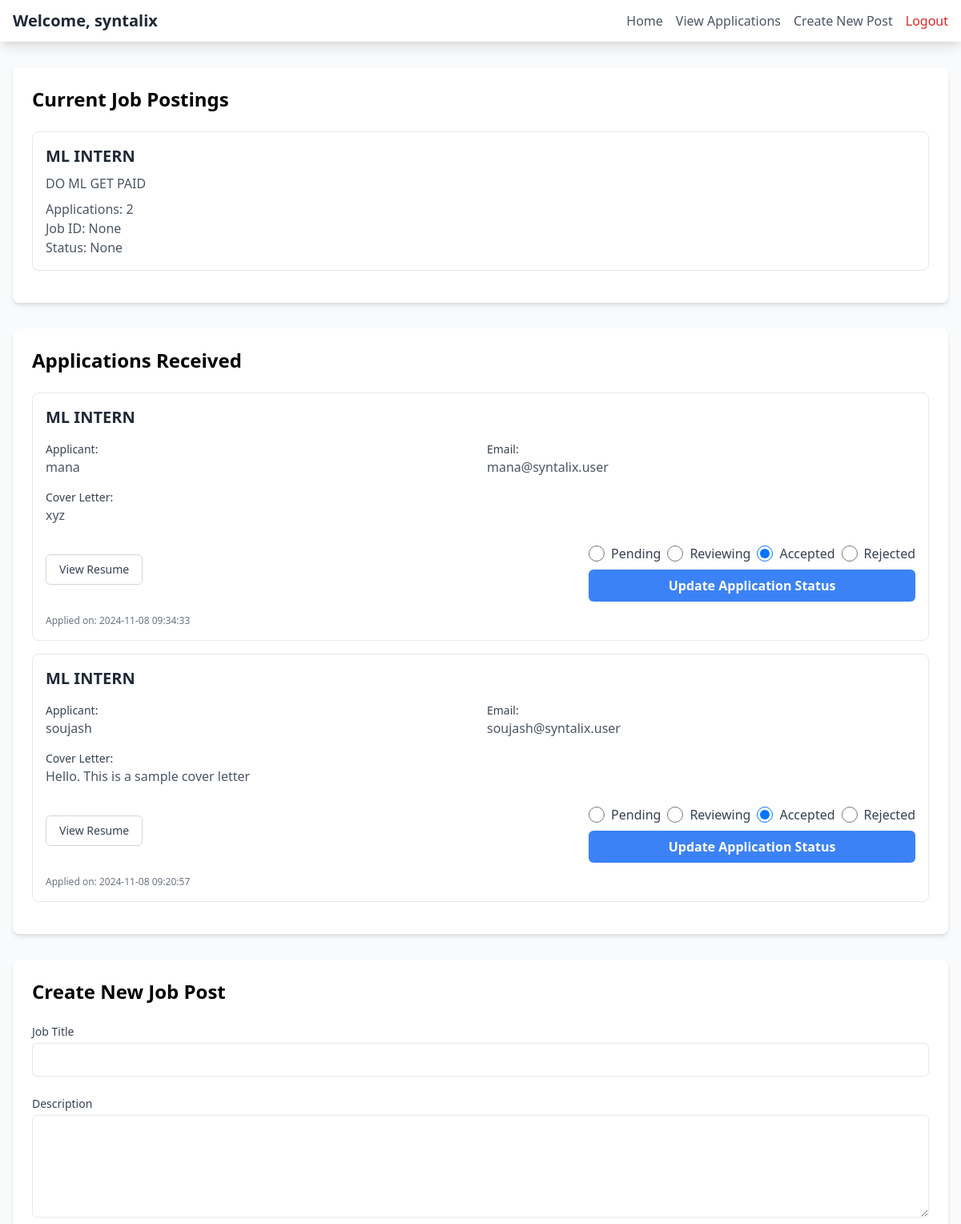
Before: /company/dashboard (signed in, upper part) with the older database file.
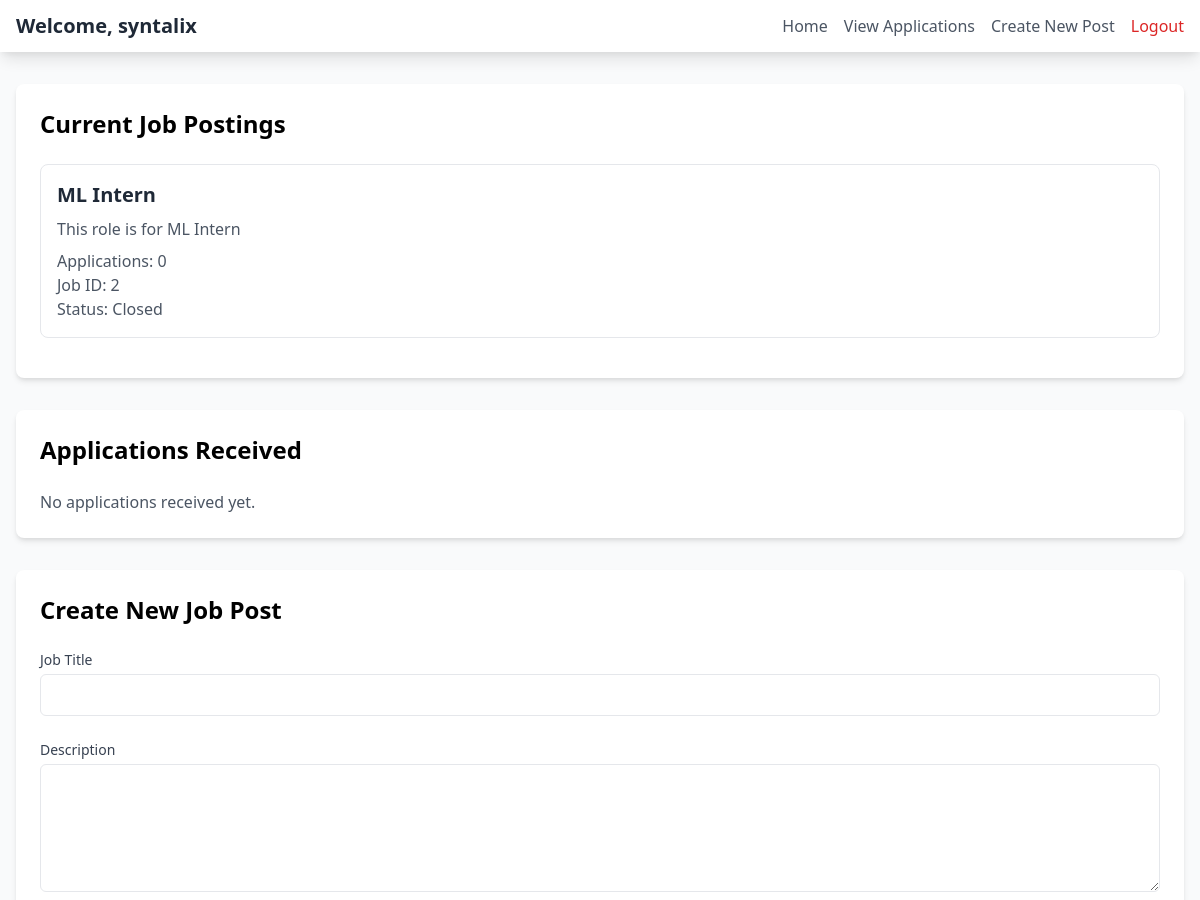
After: the same page with the newer database file.
### tables this page shows
CREATE TABLE job_listings (
                        id INTEGER PRIMARY KEY AUTOINCREMENT,
                        company_id INTEGER NOT NULL,
                        title TEXT NOT NULL,
                        description TEXT NOT NULL,
                        requirements TEXT NOT NULL,
                        salary_range TEXT,
                        location TEXT,
                        created_at TIMESTAMP DEFAULT CURRENT_TIMESTAMP,
                        FOREIGN KEY (company_id) REFERENCES companies (id));

CREATE TABLE applications (
                        id INTEGER PRIMARY KEY AUTOINCREMENT,
                        job_id INTEGER NOT NULL,
                        user_id INTEGER NOT NULL,
                        status TEXT DEFAULT 'pending',
                        cover_letter TEXT,
                        created_at TIMESTAMP DEFAULT CURRENT_TIMESTAMP,
                        FOREIGN KEY (job_id) REFERENCES job_listings (id),
                        FOREIGN KEY (user_id) REFERENCES users (id));

CREATE TABLE users (
                        id INTEGER PRIMARY KEY AUTOINCREMENT,
                        username TEXT NOT NULL UNIQUE,
                        email TEXT NOT NULL UNIQUE,
                        password TEXT NOT NULL,
                        photo TEXT NOT NULL,
                        resume TEXT NOT NULL,
                        created_at TIMESTAMP DEFAULT CURRENT_TIMESTAMP);

CREATE TABLE Job_Status (
    Job_ID INTEGER PRIMARY KEY,
    Status TEXT DEFAULT 'Open',
    FOREIGN KEY (Job_ID) REFERENCES Job_Posting(Job_ID) ON DELETE CASCADE
);

### app.py (the view)
@app.route('/company/dashboard')
def company_dashboard():
    if not session.get('company_id'):
        return redirect(url_for('company_login_signup'))
    conn = get_db()
    cursor = conn.cursor()
    cursor.execute('SELECT * FROM companies WHERE id = ?', (session['company_id'],))
    company = cursor.fetchone()
    cursor.execute('''
        SELECT j.*, COUNT(a.id) as application_count, js.job_id, js.status as job_status
        FROM job_listings j
        LEFT JOIN applications a ON j.id = a.job_id
        LEFT JOIN job_status js ON j.id = js.job_id  -- Join with job_status table
        WHERE j.company_id = ?
        GROUP BY j.id
        ORDER BY j.created_at DESC''',
        (session['company_id'],))
    job_listings = cursor.fetchall()
    cursor.execute('''
        SELECT a.*, j.title as job_title, u.username, u.email, u.resume
        FROM applications a
        JOIN job_listings j ON a.job_id = j.id
        JOIN users u ON a.user_id = u.id
        WHERE j.company_id = ?
        ORDER BY a.created_at DESC''',
        (session['company_id'],))
    applications = cursor.fetchall()
    conn.close()
    return render_template('company_dashboard.html',
                         company=company,
                         job_listings=job_listings,
                         applications=applications)

### app.py (called while the page is built)
def get_db():
    conn = sqlite3.connect('jobportal.db')
    conn.row_factory = sqlite3.Row
    return conn

### templates/company_dashboard.html (shortened to what the changed rows need)
<!DOCTYPE html>
<html lang="en">
<head>
    <link href="https://cdnjs.cloudflare.com/ajax/libs/tailwindcss/2.2.19/tailwind.min.css" rel="stylesheet">
</head>
<body class="bg-gray-50">
    <nav class="bg-white shadow-lg">
        <div class="max-w-7xl mx-auto px-4 py-3">
            <div class="flex justify-between items-center">
                <h1 class="text-xl font-bold text-gray-800">Welcome, {{ session.company_name }}</h1>
            </div>
        </div>
    </nav>
    <main class="max-w-7xl mx-auto px-4 py-8">
        <section id="home" class="bg-white rounded-lg shadow-md p-6 mb-8">
            <h2 class="text-2xl font-bold mb-6">Current Job Postings</h2>
            {% if job_listings %}
            {% for job in job_listings %}
    <div class="job-card border rounded-lg p-4 mb-4">
        <h3 class="text-xl font-semibold text-gray-800">{{ job.title }}</h3>
        <p class="my-2 text-gray-600">{{ job.description }}</p>
        <p class="text-gray-600">Applications: {{ job.application_count }}</p>
        <p class="text-gray-600">Job ID: {{ job.job_id }}</p>
        <p class="text-gray-600">Status: {{ job.job_status }}</p>
    </div>
{% endfor %}
            {% else %}
                <p class="text-gray-600">No job postings available.</p>
            {% endif %}
        </section>
        <section id="view-applications" class="bg-white rounded-lg shadow-md p-6 mb-8">
            <h2 class="text-2xl font-bold mb-6">Applications Received</h2>
            {% if applications %}
                {% for app in applications %}
                <div class="application-card border rounded-lg p-4 mb-4">
                    <h3 class="text-xl font-semibold text-gray-800">{{ app.job_title }}</h3>
                    <div class="grid grid-cols-1 md:grid-cols-2 gap-4 mt-4">
                        <div>
                            <p class="text-sm font-medium text-gray-700">Applicant:</p>
                            <p class="text-gray-600">{{ app.username }}</p>
                        </div>
                        <div>
                            <p class="text-sm font-medium text-gray-700">Email:</p>
                            <p class="text-gray-600">{{ app.email }}</p>
                        </div>
                    </div>
                    <div class="mt-4">
                        <p class="text-sm font-medium text-gray-700">Cover Letter:</p>
                        <p class="text-gray-600">{{ app.cover_letter }}</p>
                    </div>
                    <div class="mt-4 flex items-center justify-between">
                        <a href="{{ url_for('static', filename='uploads/' + app.resume) }}"
                           target="_blank"
                           class="inline-flex items-center px-4 py-2 border border-gray-300 rounded-md text-sm font-medium text-gray-700 bg-white hover:bg-gray-50">
                            View Resume
                        </a>
                        <form action="{{ url_for('update_application_status') }}" method="POST" class="flex flex-col space-y-2">
                            <div class="flex space-x-2">
                                <label class="flex items-center">
                                    <input type="radio" name="status" value="Pending" class="form-radio h-5 w-5 text-blue-600" {% if app.status == 'Pending' %}checked{% endif %}>
                                    <span class="ml-2 text-gray-700">Pending</span>
                                </label>
                                <label class="flex items-center">
                                    <input type="radio" name="status" value="Reviewing" class="form-radio h-5 w-5 text-blue-600" {% if app.status == 'Reviewing' %}checked{% endif %}>
                                    <span class="ml-2 text-gray-700">Reviewing</span>
                                </label>
                                <label class="flex items-center">
                                    <input type="radio" name="status" value="Accepted" class="form-radio h-5 w-5 text-blue-600" {% if app.status == 'Accepted' %}checked{% endif %}>
                                    <span class="ml-2 text-gray-700">Accepted</span>
                                </label>
                                <label class="flex items-center">
                                    <input type="radio" name="status" value="Rejected" class="form-radio h-5 w-5 text-blue-600" {% if app.status == 'Rejected' %}checked{% endif %}>
                                    <span class="ml-2 text-gray-700">Rejected</span>
                                </label>
                            </div>
                            <button type="submit" class="bg-blue-500 hover:bg-blue-700 text-white font-bold py-2 px-4 rounded-md">
                                Update Application Status
                            </button>
                        </form>
                    </div>
                    <p class="text-xs text-gray-500 mt-4">Applied on: {{ app.created_at }}</p>
                </div>
                {% endfor %}
            {% else %}
                <p class="text-gray-600">No applications received yet.</p>
            {% endif %}
        </section>
        <section id="create-new-post" class="bg-white rounded-lg shadow-md p-6 mb-8">
            <h2 class="text-2xl font-bold mb-6">Create New Job Post</h2>
        </section>
    </main>
</body>
</html>

Changed rows visible on the page:
removed job_listings: title "ML INTERN", description "DO ML GET PAID", application_count "2", job_id "None", job_status "None"
removed applications: job_title "ML INTERN", username "mana", email "mana@syntalix.user", cover_letter "xyz", status "☐ Pending", status "☐ Reviewing", status "☑ Accepted", status "☐ Rejected", created_at "2024-11-08 09:34:33"
no longer on this page (row unchanged): applications: job_title "ML INTERN", username "soujash", email "soujash@syntalix.user", cover_letter "Hello. This is a sample cover letter", status "☐ Pending", status "☐ Reviewing", status "☑ Accepted", status "☐ Rejected", created_at "2024-11-08 09:20:57"
added job_listings: title "ML Intern", description "This role is for ML Intern", application_count "0", job_id "2", job_status "Closed"
Other visible differences:
text now shown: "No applications received yet."
